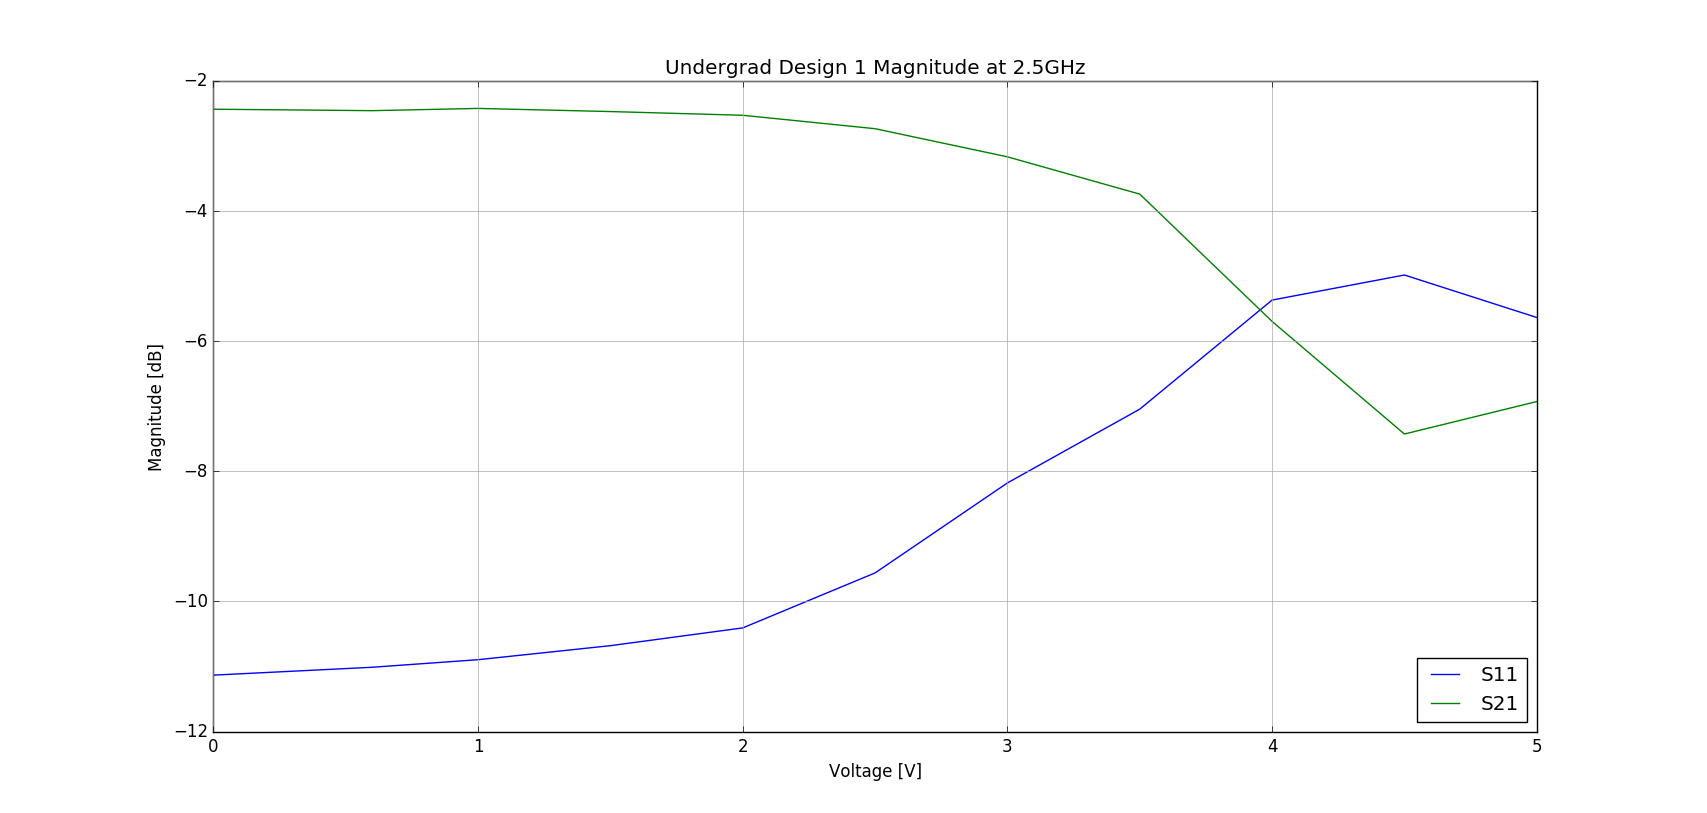

Write the Python code that produced this figure.
import numpy as np
import matplotlib.pyplot as plt
import csv

#***Note: In order to use this code, all of the columns in the .csv file must have the same length. If your columns have
# different lengths, simply repeat the last value in each of the shorter columns until they are all the same size.

#Initialize arrays for x, y1, y2, y3
x = []      #frequency
y1 = []
y2 = []

##Read .csv data file
#replace quoted text below with filepath to your .csv file
with open('Undergrad_Design1.csv') as csvfile:
    reader = csv.DictReader(csvfile)
    for row in reader:
        #items in '' below need to exactly match the entry in the first row of the columns in the .csv file
        #edit/add additional lines as needed for each column of data
        x.append(float(row['Voltage']))
        y1.append(float(row['S11 Mag']))
        y2.append(float(row['S21 Mag']))

##Plotting
plt.figure(1) #initialize plot1
ax1 = plt.subplot(111) #create axes handle for plot1
ax1.plot(x, y1, 'b', label="S11") #plot y1 vs. x, solid-blue, add lable for legend
ax1.plot(x, y2, 'g', label="S21")

ax1.set_xlim(min(x), max(x)) #set x-axis limits
ax1.legend(loc=4) #add legend at location #1 (top-right corner)
plt.grid(b=True, which='both', color='0.65', linestyle='-') #add solid grey gridlines
plt.title('Undergrad Design 1 Magnitude at 2.5GHz') #add plot title
plt.xlabel('Voltage [V]') #add x-axis title
plt.ylabel('Magnitude [dB]') #add y-axis title

plt.show() #required to display plots
